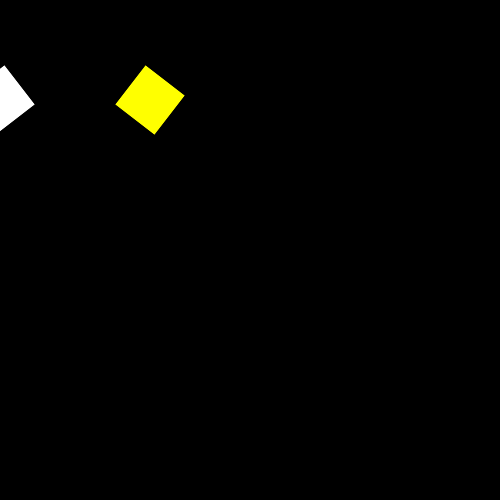
Frame 1 (no input)
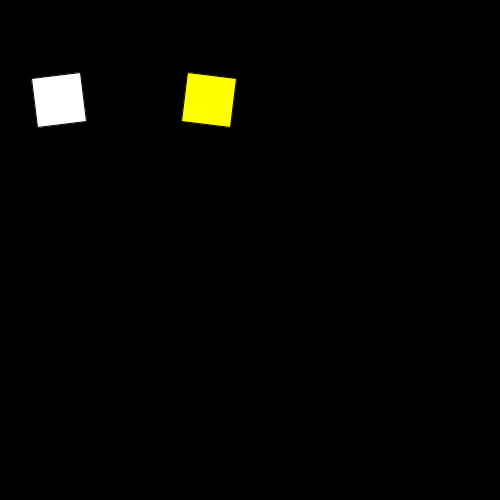
Frame 60 (the mouse pressed at the canvas centre just before this capture)
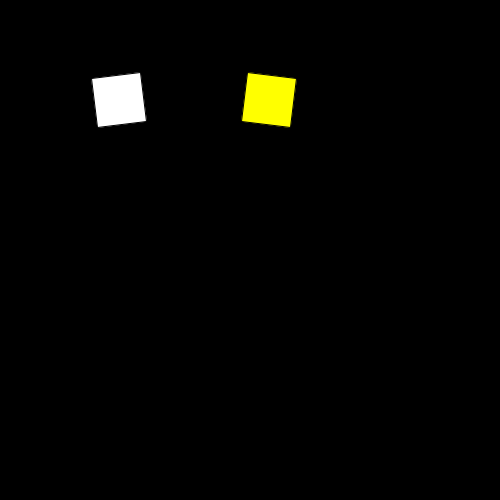
Frame 120 (the mouse held since frame 60 and released just before this capture)

The Processing sketch that drew these frames (run headless with seeded random() and noise(); from frame 60 on, the mouse is pressed at the canvas centre):

// Processing sketch: Double_push_matrix
// ── Double_push_matrix.pde
int x=0;
void setup(){
  size(500,500);
  rectMode(CENTER);
}

void draw(){
  background(0);
  fill(255);
  pushMatrix(); //Pushing originary reference system
  translate(x,100);
  rotate(millis()/1000.0*TWO_PI);
  rect(0,0,50,50);
  popMatrix();
  
  pushMatrix();
  translate(x+150,100);
  rotate(millis()/1000.0*-TWO_PI);
  fill(255,255,0);
  rect(0,0,50,50);
  popMatrix();
  x++;
  
}
